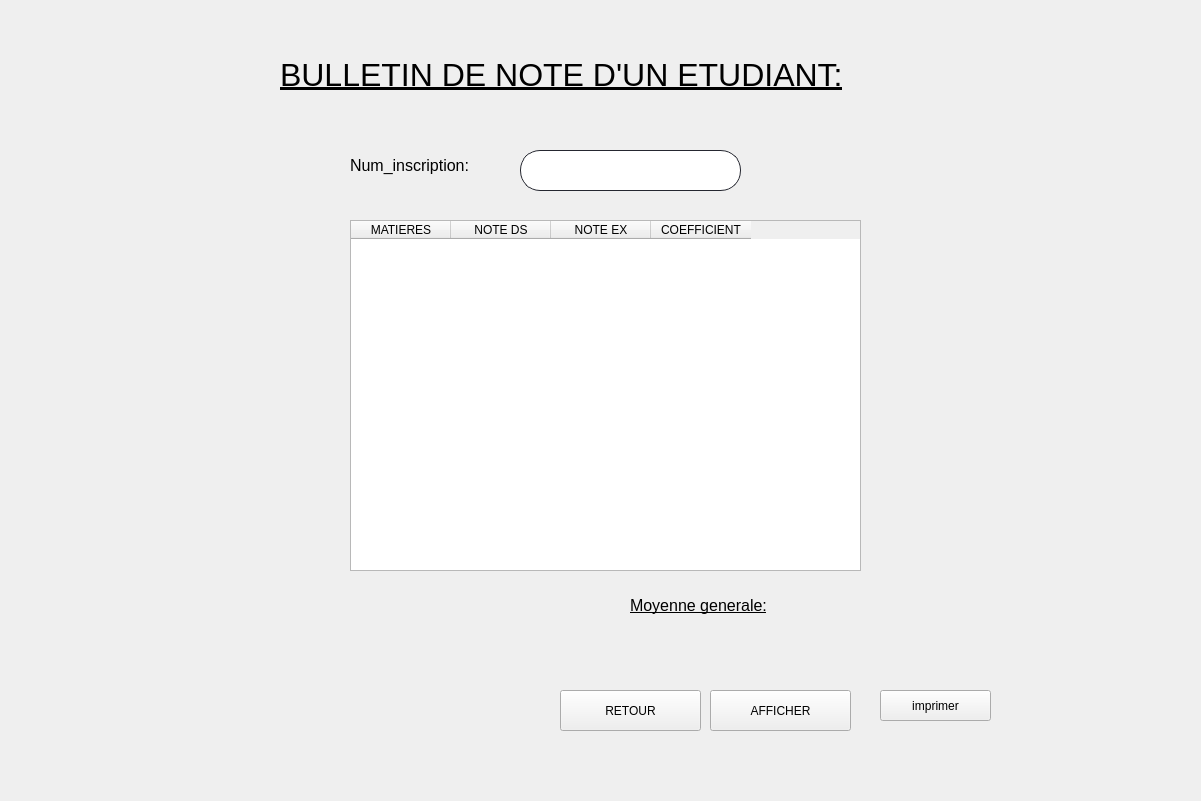
<?xml version="1.0" encoding="UTF-8"?>
<ui version="4.0">
 <class>Form</class>
 <widget class="QWidget" name="Form">
  <property name="geometry">
   <rect>
    <x>0</x>
    <y>0</y>
    <width>1201</width>
    <height>801</height>
   </rect>
  </property>
  <property name="windowTitle">
   <string>Form</string>
  </property>
  <widget class="QLabel" name="label">
   <property name="geometry">
    <rect>
     <x>280</x>
     <y>50</y>
     <width>721</width>
     <height>51</height>
    </rect>
   </property>
   <property name="styleSheet">
    <string notr="true">font: 18pt &quot;MS Shell Dlg 2&quot;;
 font: 75 20pt &quot;Rockwell&quot;;
color: rgb(0, 0, 0);
 </string>
   </property>
   <property name="text">
    <string>&lt;html&gt;&lt;head/&gt;&lt;body&gt;&lt;p&gt;&lt;span style=&quot; font-size:24pt; text-decoration: underline; color:#000000;&quot;&gt;BULLETIN DE NOTE D'UN ETUDIANT:&lt;/span&gt;&lt;/p&gt;&lt;/body&gt;&lt;/html&gt;</string>
   </property>
  </widget>
  <widget class="QLabel" name="label_2">
   <property name="geometry">
    <rect>
     <x>350</x>
     <y>150</y>
     <width>171</width>
     <height>31</height>
    </rect>
   </property>
   <property name="text">
    <string>&lt;html&gt;&lt;head/&gt;&lt;body&gt;&lt;p&gt;&lt;span style=&quot; font-size:12pt;&quot;&gt;Num_inscription:&lt;/span&gt;&lt;/p&gt;&lt;/body&gt;&lt;/html&gt;</string>
   </property>
  </widget>
  <widget class="QLineEdit" name="num_inscription">
   <property name="geometry">
    <rect>
     <x>520</x>
     <y>150</y>
     <width>221</width>
     <height>41</height>
    </rect>
   </property>
   <property name="styleSheet">
    <string notr="true">QLineEdit {
border: 1px solid rgb(37,39,48);
border-radius: 20px;
padding-left:20px;
padding-right:20px;
}
QLineEdit:hover{
	border: 2px solid rgb(222, 221, 218)
}
QLineEdit:focus{
	border: 2px solid rgb(154, 208, 236)
}</string>
   </property>
  </widget>
  <widget class="QLabel" name="num">
   <property name="geometry">
    <rect>
     <x>540</x>
     <y>200</y>
     <width>151</width>
     <height>16</height>
    </rect>
   </property>
   <property name="text">
    <string/>
   </property>
  </widget>
  <widget class="QTableWidget" name="tableWidget">
   <property name="geometry">
    <rect>
     <x>350</x>
     <y>220</y>
     <width>511</width>
     <height>351</height>
    </rect>
   </property>
   <column>
    <property name="text">
     <string>MATIERES</string>
    </property>
   </column>
   <column>
    <property name="text">
     <string>NOTE DS</string>
    </property>
   </column>
   <column>
    <property name="text">
     <string>NOTE EX</string>
    </property>
   </column>
   <column>
    <property name="text">
     <string>COEFFICIENT</string>
    </property>
   </column>
  </widget>
  <widget class="QLabel" name="label_3">
   <property name="geometry">
    <rect>
     <x>630</x>
     <y>590</y>
     <width>181</width>
     <height>31</height>
    </rect>
   </property>
   <property name="text">
    <string>&lt;html&gt;&lt;head/&gt;&lt;body&gt;&lt;p&gt;&lt;span style=&quot; font-size:12pt; text-decoration: underline;&quot;&gt;Moyenne generale:&lt;/span&gt;&lt;/p&gt;&lt;/body&gt;&lt;/html&gt;</string>
   </property>
  </widget>
  <widget class="QLabel" name="moyenne">
   <property name="geometry">
    <rect>
     <x>820</x>
     <y>590</y>
     <width>131</width>
     <height>21</height>
    </rect>
   </property>
   <property name="text">
    <string/>
   </property>
  </widget>
  <widget class="QPushButton" name="ok">
   <property name="geometry">
    <rect>
     <x>560</x>
     <y>690</y>
     <width>141</width>
     <height>41</height>
    </rect>
   </property>
   <property name="styleSheet">
    <string notr="true">font: 12pt &quot;MS Shell Dlg 2&quot;;</string>
   </property>
   <property name="text">
    <string>RETOUR</string>
   </property>
  </widget>
  <widget class="QPushButton" name="afficher">
   <property name="geometry">
    <rect>
     <x>710</x>
     <y>690</y>
     <width>141</width>
     <height>41</height>
    </rect>
   </property>
   <property name="styleSheet">
    <string notr="true">font: 12pt &quot;MS Shell Dlg 2&quot;;</string>
   </property>
   <property name="text">
    <string>AFFICHER</string>
   </property>
  </widget>
  <widget class="QLabel" name="a">
   <property name="geometry">
    <rect>
     <x>820</x>
     <y>620</y>
     <width>171</width>
     <height>16</height>
    </rect>
   </property>
   <property name="text">
    <string>&lt;html&gt;&lt;head/&gt;&lt;body&gt;&lt;p/&gt;&lt;/body&gt;&lt;/html&gt;</string>
   </property>
  </widget>
  <widget class="QLabel" name="label_4">
   <property name="geometry">
    <rect>
     <x>-200</x>
     <y>-30</y>
     <width>1441</width>
     <height>861</height>
    </rect>
   </property>
   <property name="text">
    <string/>
   </property>
   <property name="pixmap">
    <pixmap>../../Pictures/n1mtIpU.jpg</pixmap>
   </property>
   <property name="scaledContents">
    <bool>true</bool>
   </property>
  </widget>
  <widget class="QPushButton" name="imprimer">
   <property name="geometry">
    <rect>
     <x>880</x>
     <y>690</y>
     <width>111</width>
     <height>31</height>
    </rect>
   </property>
   <property name="text">
    <string>imprimer</string>
   </property>
  </widget>
  <zorder>label_4</zorder>
  <zorder>label</zorder>
  <zorder>label_2</zorder>
  <zorder>num_inscription</zorder>
  <zorder>num</zorder>
  <zorder>tableWidget</zorder>
  <zorder>label_3</zorder>
  <zorder>moyenne</zorder>
  <zorder>ok</zorder>
  <zorder>afficher</zorder>
  <zorder>a</zorder>
  <zorder>imprimer</zorder>
 </widget>
 <resources/>
 <connections/>
</ui>
